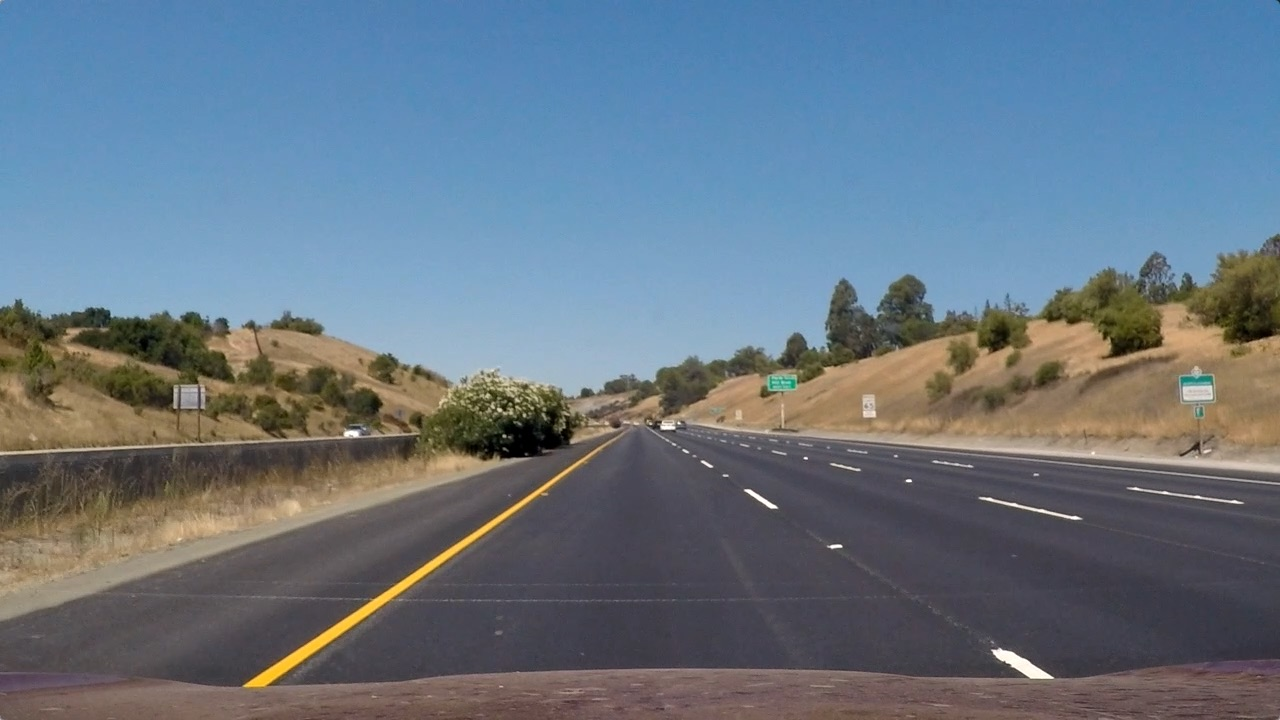
#> input picture CarND-Advanced-Lane-Lines/test_images/straight_lines1.jpg, 1280 x 720 px
$ python thresholding.py   (older library calls are emulated)
#> lines starting #> are read from the running program, lines starting #| are printed output that depends on the picture; after the words box and inside, x2 and y2 are one past the last pixel; in counts of white or black regions, pixels touching at a corner belong together
### CarND-Advanced-Lane-Lines/calibration.py
import numpy as np
import cv2
import glob
import pickle
#import matplotlib.pyplot as plt
#matplotlib qt


# Load camera matrix and distortion parameters from file
def load_calib_data(filename):
#> called with filename = 'calib_data.p'
    calib_data_file = open(filename, "rb")
#> (reads CarND-Advanced-Lane-Lines/calib_data.p from the repository)
#> in main, img is the input picture: shape (720, 1280, 3); mean B, G, R 131.2, 117.7, 103.2
    calib_data = pickle.load(calib_data_file)
    calib_mtx = calib_data["mtx"]
    calib_dist = calib_data["dist"]
    calib_data_file.close()
    return calib_mtx, calib_dist


# Calibrate camera and save camera matrix and distortion parameters to file
# [69 lines left out: function main, not called in this run]

# [2 lines that do not run on import are left out]

### CarND-Advanced-Lane-Lines/thresholding.py
from theano.tensor.basic import vertical_stack

from calibration import load_calib_data
import glob
import cv2
import numpy as np


# Define a function to threshold an image for a given range and Sobel kernel
# [36 lines left out: functions dir_threshold, mag_thresh, not called in this run]


def thresholding( image, weight=(0.4, 0.6), thres=40 ):

#> called with weight = (0.4, 0.6), thres = 40
    sobel_kernel = 7

    img_HLS = cv2.cvtColor(image, cv2.COLOR_BGR2HLS)
#> img_HLS: shape (720, 1280, 3); mean of channels 0, 1, 2 87.3, 117.4, 66.4
    s_channel = img_HLS[:,:,2]

    # Threshold color channel
    #s_thresh_min = 100
    #s_thresh_max = 255
    #s_binary = np.zeros_like(s_channel)
    #s_binary[(s_channel >= s_thresh_min) & (s_channel <= s_thresh_max)] = 1


    gray = cv2.cvtColor(image, cv2.COLOR_BGR2GRAY)
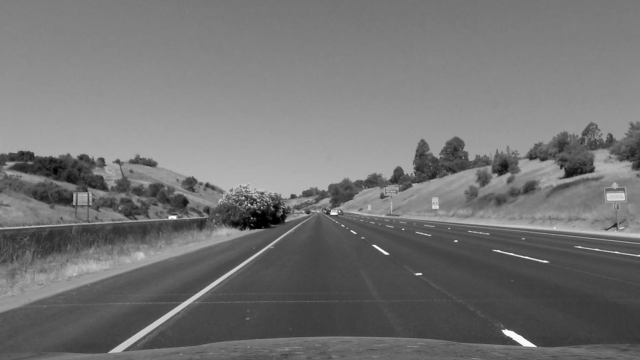
#> gray: shape (720, 1280) (shown at 1/2 size); min 0, max 255, mean 115.4
    sobelx = cv2.Sobel(gray, cv2.CV_64F, 1, 0, ksize=sobel_kernel) # Take the derivative in x
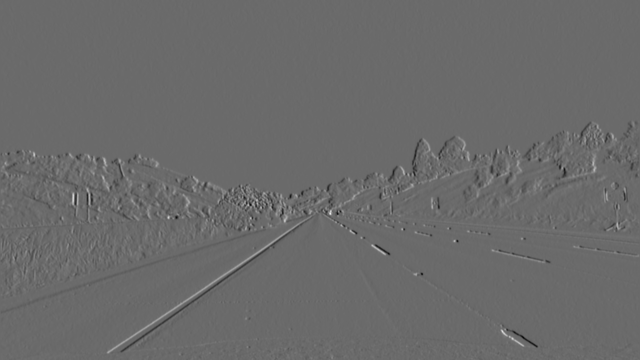
#> sobelx: shape (720, 1280) float64 (shown at 1/2 size); min -75577, max 105077, mean -25.7; drawn with min black and max white
    #sobely = cv2.Sobel(gray, cv2.CV_64F, 0, 1, ksize=sobel_kernel)
    abs_sobelx = np.absolute(sobelx) # Absolute x derivative to accentuate lines away from horizontal
    scaled_sobel = np.uint8(255*abs_sobelx/np.max(abs_sobelx))

    # [13 lines of commented-out code are left out]


    weight = cv2.addWeighted(s_channel, weight[0], scaled_sobel, weight[1], 0)
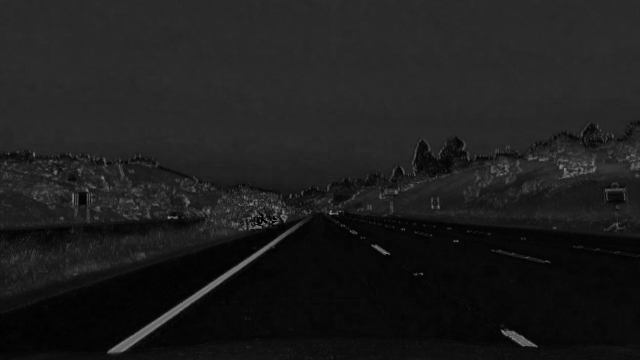
#> weight: shape (720, 1280) (shown at 1/2 size); min 0, max 166, mean 29
    ret, th = cv2.threshold(weight, thres, 255, cv2.THRESH_BINARY)
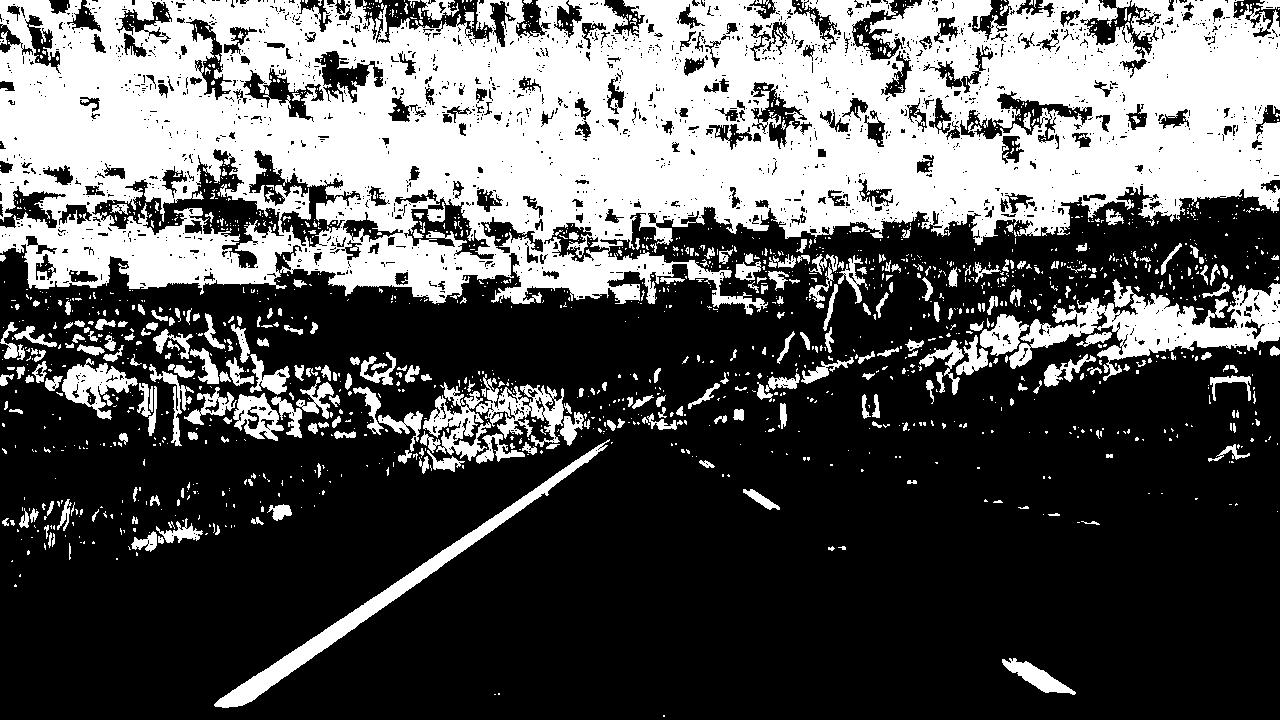
#> th: shape (720, 1280); 35.2% white; 1769 white regions (1454 under 20 px), largest, box (x1, y1, x2, y2) and area: (0, 0, 1280, 315) 262128, (1009, 279, 1280, 381) 9864, (214, 439, 610, 708) 6050
#> ret = 40

    return th #s_binary * 255


def main():

    # Load camera matrix and distortion parameters from pickle file
    calib_mtx, calib_dist = load_calib_data("calib_data.p")

    # Make a list of test images
    images = glob.glob('test_images/*.jpg')

    for img_file in images:
        img = cv2.imread(img_file)
        img_undistorted = cv2.undistort(img, calib_mtx, calib_dist, None, calib_mtx)
        combined = thresholding(img_undistorted)


        cv2.imshow('img_undist', img_undistorted)
        cv2.imshow('combined', combined)

        cv2.waitKey(-1)
#> pass 2 of the loop in main, `for img_file in images:`:
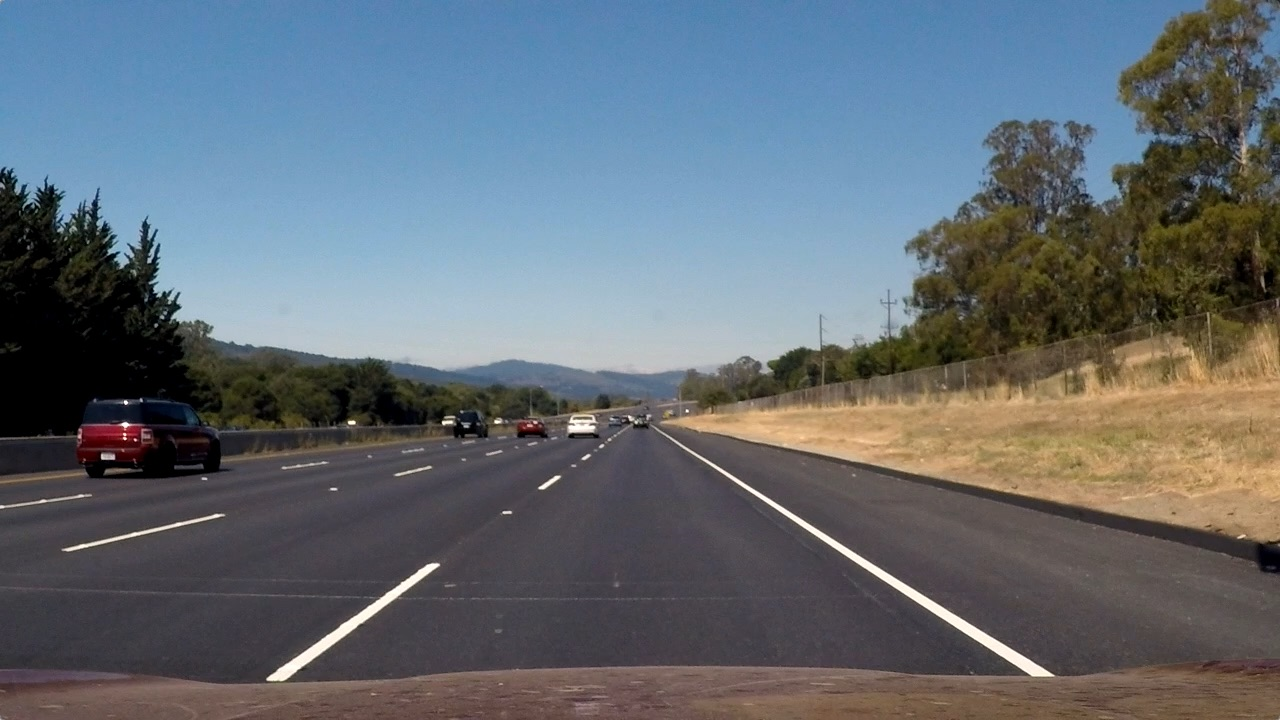
#> input picture CarND-Advanced-Lane-Lines/test_images/straight_lines2.jpg, 1280 x 720 px
#> in main, img is the input picture: shape (720, 1280, 3); mean B, G, R 115.1, 107.7, 99.4
#> in thresholding (call 2), `weight = cv2.addWeighted(s_channel, weight[0], scaled_sobel, weight[1]..`:
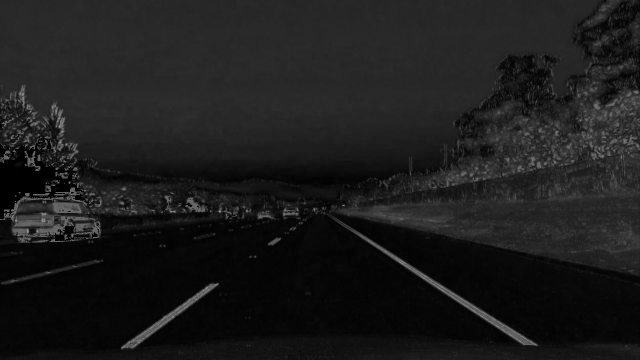
#> weight: shape (720, 1280) (shown at 1/2 size); min 0, max 188, mean 28
#> in thresholding (call 2), `ret, th = cv2.threshold(weight, thres, 255, cv2.THRESH_BINARY)`:
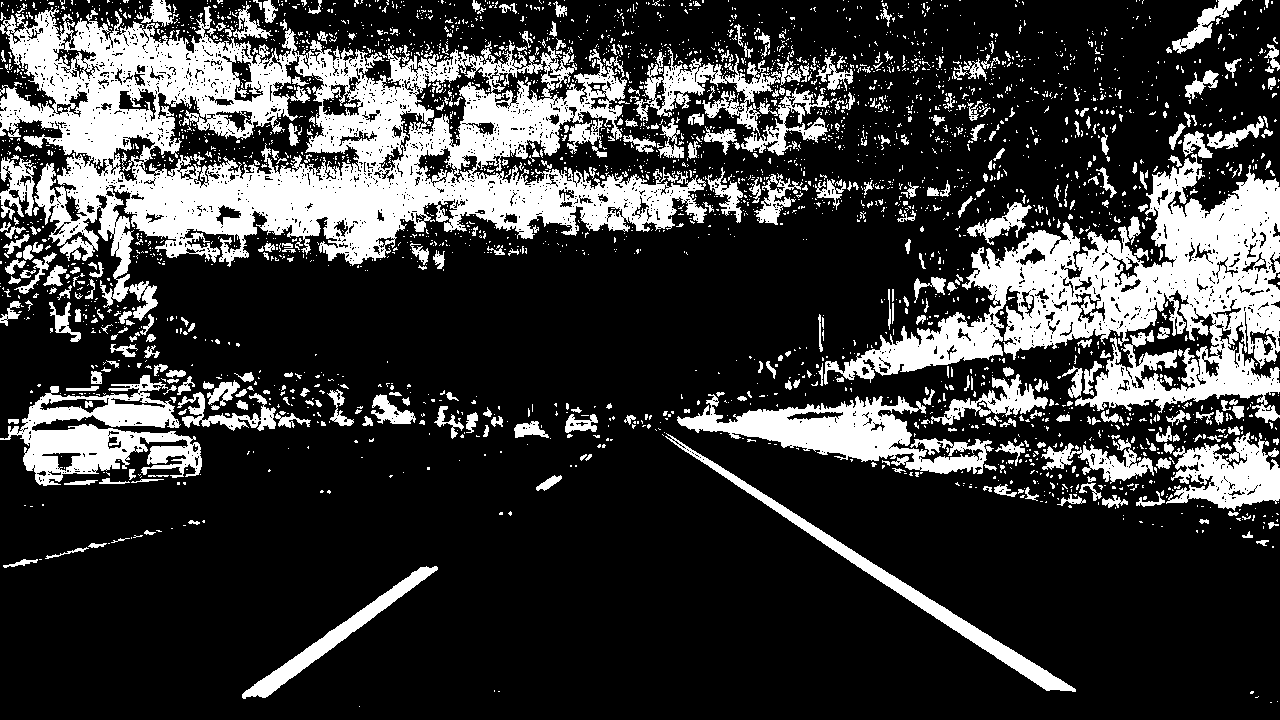
#> th: shape (720, 1280); 23.4% white; 3278 white regions (2858 under 20 px), largest, box (x1, y1, x2, y2) and area: (0, 6, 707, 321) 83462, (824, 154, 1280, 423) 42497, (677, 394, 994, 474) 9813
#> pass 3 of the loop in main, `for img_file in images:`:
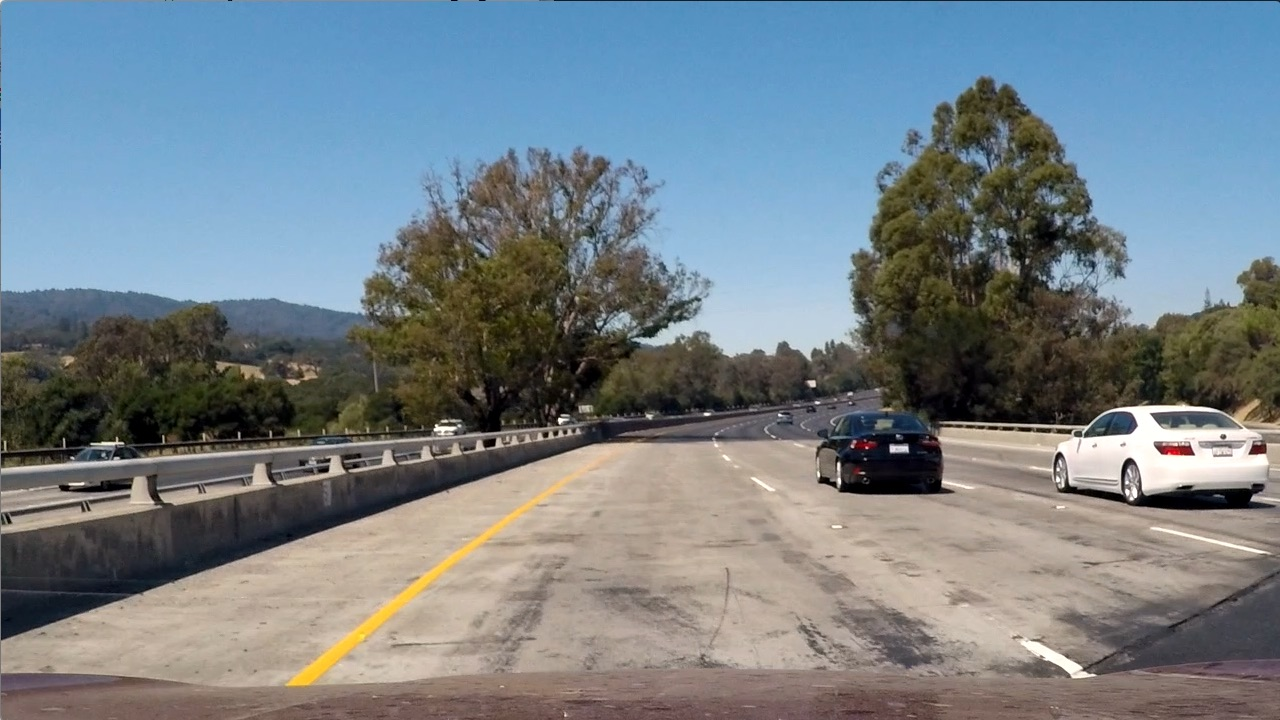
#> input picture CarND-Advanced-Lane-Lines/test_images/test1.jpg, 1280 x 720 px
#> in main, img is the input picture: shape (720, 1280, 3); mean B, G, R 135.5, 128.7, 117.5
#> in thresholding (call 3), `weight = cv2.addWeighted(s_channel, weight[0], scaled_sobel, weight[1]..`:
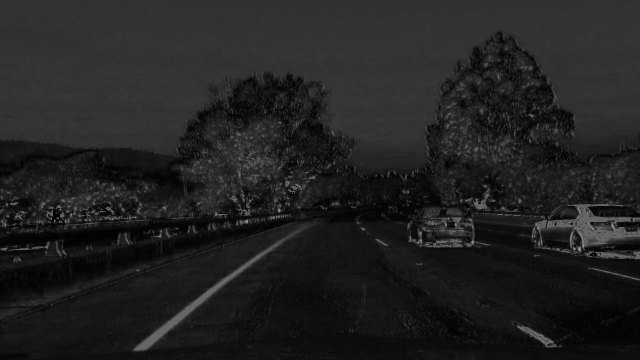
#> weight: shape (720, 1280) (shown at 1/2 size); min 0, max 201, mean 33.3
#> in thresholding (call 3), `ret, th = cv2.threshold(weight, thres, 255, cv2.THRESH_BINARY)`:
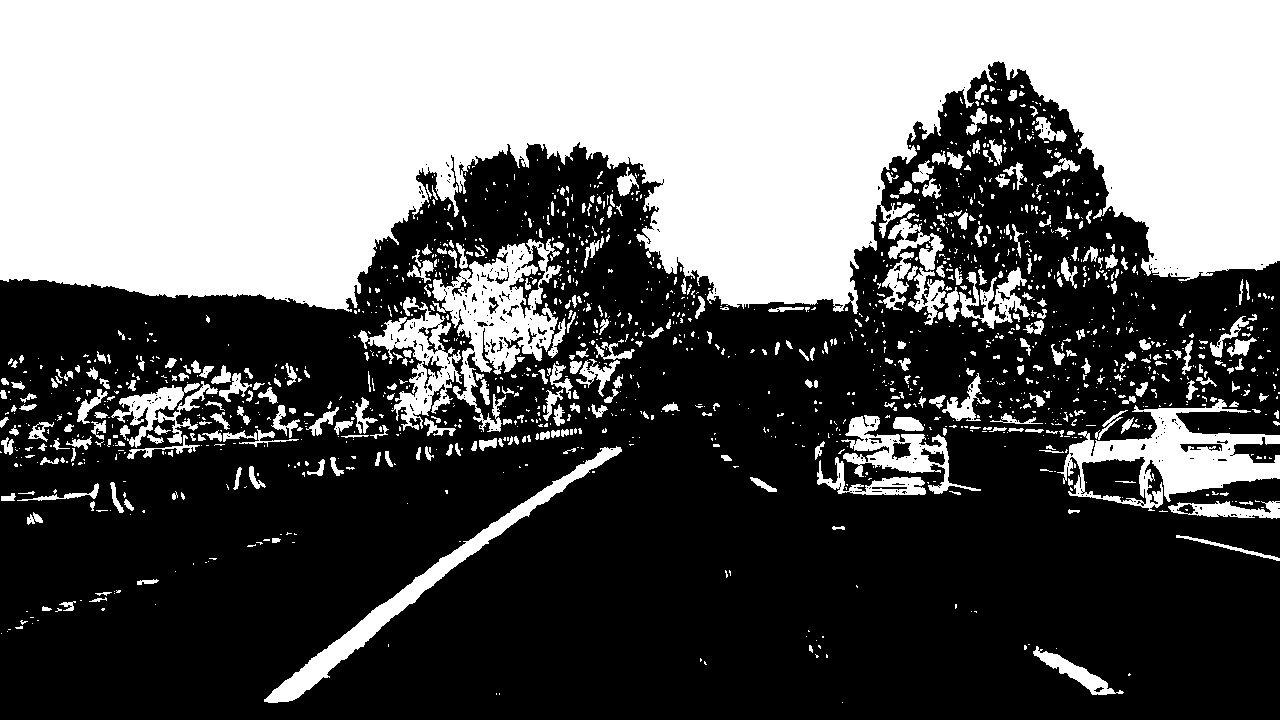
#> th: shape (720, 1280); 40.3% white; 1568 white regions (1178 under 20 px), largest, box (x1, y1, x2, y2) and area: (0, 0, 1280, 314) 294691, (1057, 399, 1280, 511) 9542, (432, 239, 561, 432) 9279

    cv2.destroyAllWindows()

if __name__ == '__main__':
    main()
